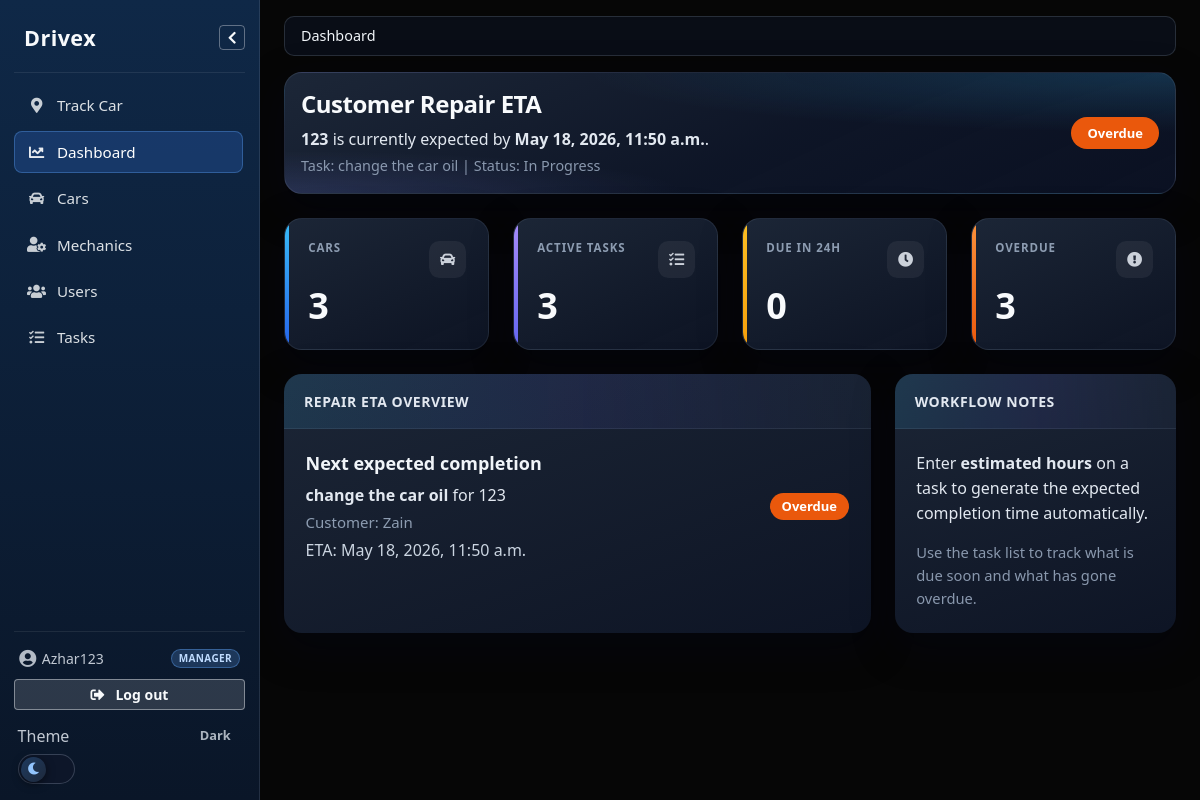
/ (signed in), run on an earlier commit of the app's database.
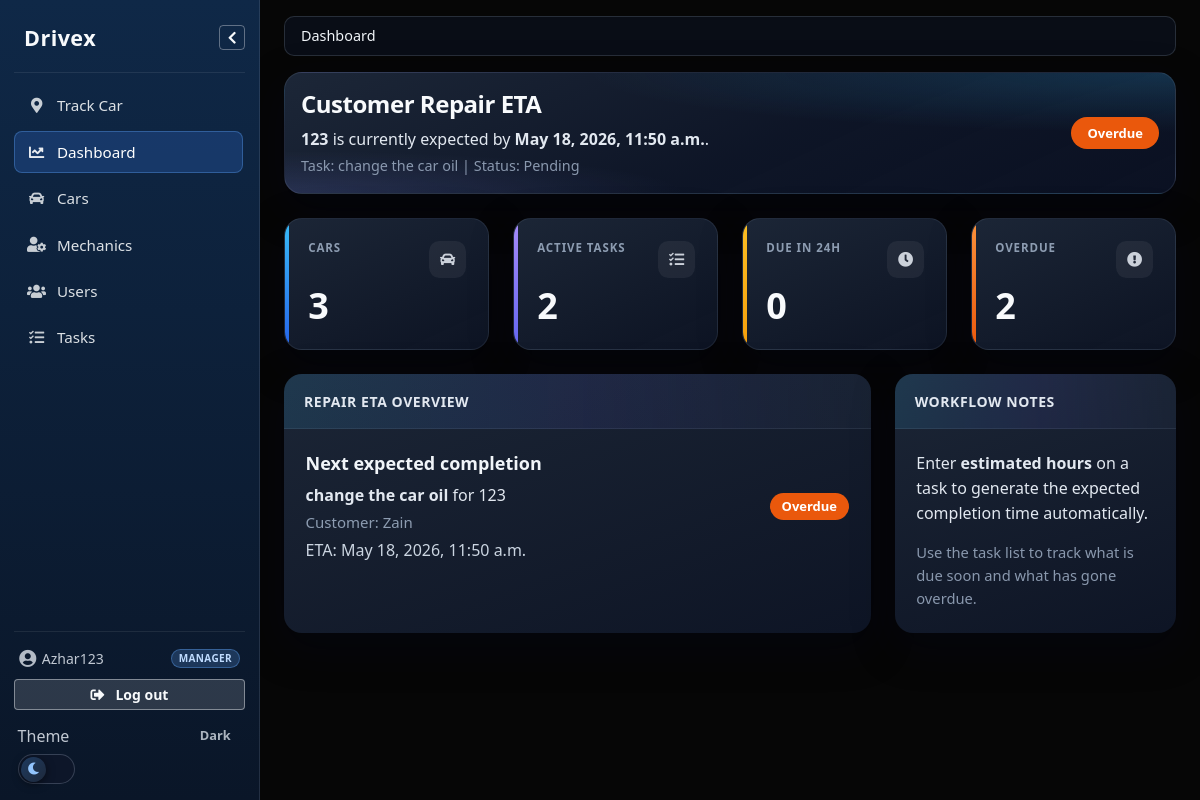
And on a later commit of the database.
### taskapp/models.py (models this page shows, shortened)
class Task(models.Model):
    STATUS_CHOICES = [
        ('pending', 'Pending'),
        ('in_progress', 'In Progress'),
        ('completed', 'Completed'),
    ]
    PRIORITY_CHOICES = [
        ('low', 'Low'),
        ('medium', 'Medium'),
        ('high', 'High'),
    ]
    car = models.ForeignKey(
        Cars,
        on_delete=models.CASCADE,
        related_name='tasks'
    )
    mechanic = models.ForeignKey(
        Mechanic,
        on_delete=models.SET_NULL,
        null=True,
        blank=True,
        related_name='tasks'
    )
    title = models.CharField(max_length=200)
    description = models.TextField(blank=True)
    status = models.CharField(
        max_length=20,
        choices=STATUS_CHOICES,
        default='pending'
    )
    priority = models.CharField(
        max_length=10,
        choices=PRIORITY_CHOICES,
        default='medium'
    )
    estimated_hours = models.DecimalField(
        max_digits=4,
        decimal_places=1,
        null=True,
        blank=True,
        help_text='Work estimate in hours; used to calculate promised completion when you save.',
    )
    promised_completion_at = models.DateTimeField(null=True, blank=True)
    created_at = models.DateTimeField(auto_now_add=True)
    updated_at = models.DateTimeField(auto_now=True)
    class Meta:
        ordering = ['status', '-created_at']
    def save(self, *args, **kwargs):
        if self.estimated_hours:
            base_time = self.created_at or timezone.now()
            self.promised_completion_at = base_time + timedelta(
                hours=float(self.estimated_hours)
            )
        else:
            self.promised_completion_at = None
        super().save(*args, **kwargs)
        if self.mechanic_id and self.status != 'completed':
            Mechanic.objects.filter(pk=self.mechanic_id).update(
                is_manually_busy=False,
            )
    @property
    def is_overdue(self):
        return (
            self.promised_completion_at
            and self.status != 'completed'
            and self.promised_completion_at < timezone.now()
        )

class Cars(models.Model):
    Status_choices = [
        ('waiting', 'Waiting'),
        ('assigned', 'Assigned'),
        ('in_progress', 'In-progress'),
        ('completed', 'Completed')
    ]
    registration_number = models.CharField(max_length=20, unique=True)
    make = models.CharField(max_length=50)
    model = models.CharField(max_length=50)
    year = models.PositiveIntegerField(null=True, blank=True)
    customer_name = models.CharField(max_length=100, blank=True)
    customer_phone = models.CharField(max_length=20, blank=True)
    status = models.CharField(
        max_length=20,
        choices=Status_choices,
        default='waiting'
    )
    created_at = models.DateTimeField(auto_now_add=True)
    class Meta:
        ordering = ['-created_at']
        verbose_name = 'Car'
        verbose_name_plural = 'Cars'

### taskapp/views.py (the view, shortened to what this page needs)
# urls.py: path('', views.home, name='home'),
@login_required
def home(request):
    role = resolve_shop_access_role(request.user)
    if role == 'mechanic':
        return redirect('task_list')
    now = timezone.now()
    tasks = Task.objects.all()
    active_tasks = tasks.exclude(status='completed')
    due_soon = active_tasks.filter(
        promised_completion_at__gte=now,
        promised_completion_at__lte=now + timedelta(hours=24),
    ).count()
    overdue_tasks = active_tasks.filter(promised_completion_at__lt=now).count()
    next_task = (
        active_tasks.filter(promised_completion_at__isnull=False)
        .order_by('promised_completion_at', 'created_at')
        .first()
    )
    cars_scope = Cars.objects.all()
    return render(
        request,
        'home.html',
        {
            'total_cars': cars_scope.count(),
            'active_tasks': active_tasks.count(),
            'due_soon': due_soon,
            'overdue_tasks': overdue_tasks,
            'next_task': next_task,
        },
    )

### taskapp/breadcrumbs.py (called while the page is built, shortened)
def resolve_shop_breadcrumb_items(request):
    user = getattr(request, "user", None)
    if not user.is_authenticated:
        return []
    role = resolve_shop_access_role(user)
    if role is None:
        return []
    rm = getattr(request, "resolver_match", None)
    url_name = getattr(rm, "url_name", None) if rm is not None else None
    if not url_name:
        return []
    if rm.app_name == "admin" or (rm.namespaces and "admin" in rm.namespaces):
        return []
    if role == "mechanic":
        if url_name == "task_list":
            return [{"label": _("My tasks"), "url": None}]
        return []
    if role != "manager":
        return []
    if url_name == "home":
        return [{"label": _("Dashboard"), "url": None}]

### taskapp/context_processors.py (called while the page is built, shortened)
def admin_mechanic_task_summary(request):
    try:
        admin_index = reverse('admin:index')
    except Exception:
        return {}
    if request.path.rstrip('/') != admin_index.rstrip('/'):
        return {}

def shop_breadcrumbs(request):
    return {'shop_breadcrumb_items': resolve_shop_breadcrumb_items(request)}

### taskapp/templates/home.html (shortened to what the changed rows need)
{% extends 'base.html' %}
{% block content %}
<div class="dashboard-home">
  <div class="card border-0 mb-4 home-hero-card dashboard-hero">
    <div
      class="card-body d-flex flex-column flex-md-row justify-content-between align-items-md-center gap-3"
    >
      <div>
        <h4 class="mb-2 dashboard-hero__title">Customer Repair ETA</h4>
        {% if next_task %}
        <p class="mb-1 dashboard-hero__lead">
          <strong>{{ next_task.car.registration_number }}</strong> is currently
          expected by
          <strong>{{ next_task.promised_completion_at|date:"M d, Y, g:i a" }}</strong>.
        </p>
        <p class="mb-0 dashboard-hero__meta">
          Task: {{ next_task.title }} | Status: {{ next_task.get_status_display }}
        </p>
        {% else %}
        <p class="mb-0 dashboard-hero__meta">
          No active repair is scheduled yet. Add a task with estimated hours to
          generate the expected completion time.
        </p>
        {% endif %}
      </div>
    </div>
  </div>
  <div class="row g-4 mb-4 dashboard-stat-row">
    <div class="col-md-6 col-xl-3">
      <div class="dashboard-stat-card dashboard-stat-card--tasks h-100">
        <div class="card-body dashboard-stat-card__body">
          <div class="d-flex justify-content-between align-items-start gap-2 mb-2">
            <h6 class="dashboard-stat-card__label mb-0">Active Tasks</h6>
            <span class="dashboard-stat-card__icon-wrap" aria-hidden="true">
            </span>
          </div>
          <p class="dashboard-stat-card__value mb-0">{{ active_tasks }}</p>
        </div>
      </div>
    </div>
    <div class="col-md-6 col-xl-3">
      <div class="dashboard-stat-card dashboard-stat-card--overdue h-100">
        <div class="card-body dashboard-stat-card__body">
          <div class="d-flex justify-content-between align-items-start gap-2 mb-2">
            <h6 class="dashboard-stat-card__label mb-0">Overdue</h6>
            <span class="dashboard-stat-card__icon-wrap" aria-hidden="true">
            </span>
          </div>
          <p class="dashboard-stat-card__value mb-0">{{ overdue_tasks }}</p>
        </div>
      </div>
    </div>
  </div>
  <div class="row g-4 dashboard-panel-row">
    <div class="col-lg-8">
      <div class="dashboard-panel card border-0 h-100">
        <div class="card-body dashboard-panel__body">
          {% if next_task %}
          <div class="row align-items-center">
            <div class="col-md-8">
              <h4 class="mb-2 dashboard-panel__heading">Next expected completion</h4>
              <p class="mb-1 dashboard-panel__emphasis">
                <strong>{{ next_task.title }}</strong> for
                {{ next_task.car.registration_number }}
              </p>
              <p class="mb-1 dashboard-panel__muted">
                Customer: {{ next_task.car.customer_name|default:'Not provided' }}
              </p>
              <p class="mb-0 dashboard-panel__eta">
                ETA: {{ next_task.promised_completion_at|date:"M d, Y, g:i a" }}
              </p>
            </div>
            <div class="col-md-4 text-md-end mt-3 mt-md-0">
              {% if next_task.is_overdue %}
              <span class="status-badge status-badge--overdue">Overdue</span>
              {% elif next_task.status == 'in_progress' %}
              {% include 'includes/status_badge.html' with status=next_task.status label=next_task.get_status_display %}
              {% elif next_task.status == 'completed' %}
              {% include 'includes/status_badge.html' with status=next_task.status label=next_task.get_status_display %}
              {% else %}
              <span class="status-badge status-badge--planned">Planned</span>
              {% endif %}
            </div>
          </div>
          {% else %}
          <p class="mb-0 dashboard-panel__muted">No active repair ETA available yet.</p>
          {% endif %}
        </div>
      </div>
    </div>
  </div>
</div>
{% endblock %}

What changed in the data, as far as the page shows it:
changed Task "change the car oil": status "In Progress" → "Pending"
Also different on the page:
{{ active_tasks }}: "3" → "2"
{{ overdue_tasks }}: "3" → "2"
